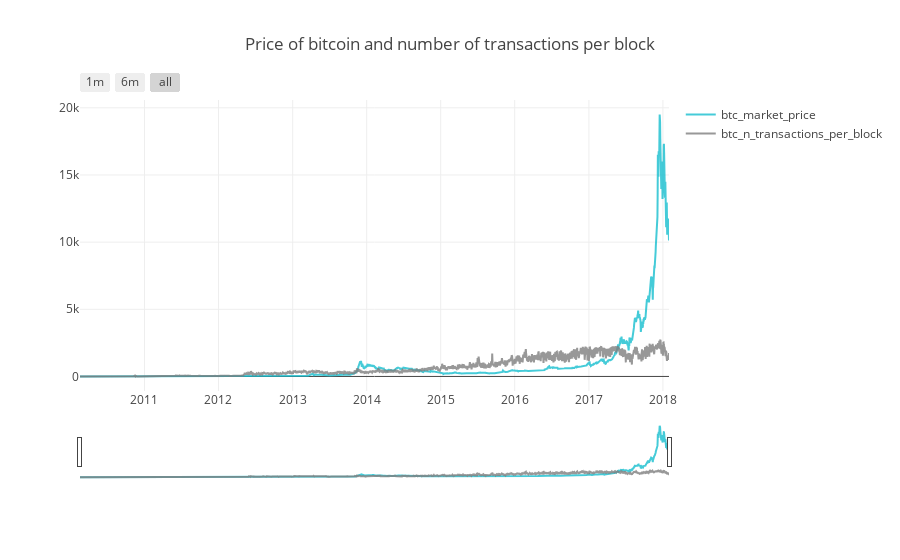

Notebook code for this chart:
### Code cell
btc_market_price = go.Scatter(
    x=data.Date,
    y=data['btc_market_price'],
    name = "btc_market_price",
    line = dict(color = '#17BECF'),
    opacity = 0.8)

btc_n_transactions_per_block = go.Scatter(
    x=data.Date,
    y=data['btc_n_transactions_per_block'],
    name = "btc_n_transactions_per_block",
    line = dict(color = '#7F7F7F'),
    opacity = 0.8)

plot = [btc_market_price,btc_n_transactions_per_block]

layout = dict(
    title='Price of bitcoin and number of transactions per block',
    xaxis=dict(
        rangeselector=dict(
            buttons=list([
                dict(count=1,
                     label='1m',
                     step='month',
                     stepmode='backward'),
                dict(count=6,
                     label='6m',
                     step='month',
                     stepmode='backward'),
                dict(step='all')
            ])
        ),
        rangeslider=dict(),
        type='time'
    )
)

fig = dict(data=plot, layout=layout)
plotly.offline.iplot(fig, filename = "Time Series with Rangeslider")

### Figure 1 — Plotly figure (JSON) as saved in the notebook; plotly's stock layout.template omitted (floating-point values rounded to 4 significant figures; data arrays with more than 128 entries replaced by an {"elided": "..."} marker saying what was removed)
{"data": [{"line": {"color": "#17BECF"}, "name": "btc_market_price", "opacity": 0.8, "type": "scatter", "x": {"elided": "2906 str values"}, "y": {"elided": "2906 float values"}}, {"line": {"color": "#7F7F7F"}, "name": "btc_n_transactions_per_block", "opacity": 0.8, "type": "scatter", "x": {"elided": "2906 str values"}, "y": {"elided": "2906 float values"}}], "layout": {"title": "Price of bitcoin and number of transactions per block", "xaxis": {"rangeselector": {"buttons": [{"count": 1, "label": "1m", "step": "month", "stepmode": "backward"}, {"count": 6, "label": "6m", "step": "month", "stepmode": "backward"}, {"step": "all"}]}, "rangeslider": {}, "type": "time"}}}
